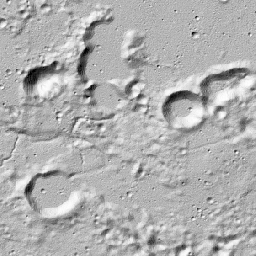
#> input picture tests/generated_loc_2_256x256.png, 256 x 256 px
$ python test.py
#> lines starting #> are read from the running program, lines starting #| are printed output that depends on the picture
#> in match_images, imA is the input picture: shape (256, 256, 3); min 0, max 254, mean 175.9
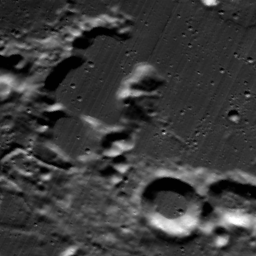
#> input picture tests/original_loc_2_256x256.png, 256 x 256 px
#> in match_images, imB is the input picture: shape (256, 256, 3); min 1, max 255, mean 58.9
### src/lunarreg/iterative_fbm.py
import cv2 as cv
import numpy as np

def colorTransfer(source, dest):
    # Transfers the tone of source to dest
    source_gray = cv.cvtColor(source, cv.COLOR_BGR2GRAY)
    dest_gray = cv.cvtColor(dest, cv.COLOR_BGR2GRAY)

    s_mean, s_std = cv.meanStdDev(source_gray, mask=cv.inRange(source_gray, 0, 254))
#> s_mean = [58.8]; s_std = [35.54]
    d_mean, d_std = cv.meanStdDev(dest_gray, mask=cv.inRange(dest_gray, 0, 254))
#> d_mean = [175.9]; d_std = [31.51]

    s_mean, s_std = np.hstack(s_mean)[0], np.hstack(s_std)[0]
#> s_mean = 58.8; s_std = 35.54
    d_mean, d_std = np.hstack(d_mean)[0], np.hstack(d_std)[0]
#> d_mean = 175.9; d_std = 31.51

    return cv.cvtColor(
            np.clip(((dest_gray-d_mean)*(s_std/d_std))+s_mean, 0, 255).astype(np.uint8),
            cv.COLOR_GRAY2BGR)

class IterativeFBM:
    def __init__(self, detector, matcher):
        # Defining FBM parameters
        self.detector = detector
        self.matcher = matcher
        self.maxIterations = 15
        self.reprojTolerance = 1.5
        self.redundancyTolerance = 3.

    def reprojTest(self, ptA, ptB, homography):
        # Tests the reprojection of ptA to ptB using homography
        # Returns True if the reprojection is within tolerance of ptB
        ptA = cv.perspectiveTransform(
                np.array([[ptA]], dtype=np.float64),
                homography
                )[0,0]
        ptB = np.array(ptB)

        dPt = ptA - ptB
        maxSqr = self.reprojTolerance*self.reprojTolerance
        distSqr = dPt[0]*dPt[0] + dPt[1]*dPt[1]

        return distSqr <= maxSqr

    def redundancyCheck(self, matches):
        # Checks if there are redundant matches based off of the match index on the ground truth
        # Returns the unique matches and retains the best match our of redundant matches
        uniqueMatches = []
        for i, matchA in enumerate(matches):
            isMin = True
            for j, matchB in enumerate(matches, start=i+1):
                if matchA.trainIdx == matchB.trainIdx and matchA.distance > matchB.distance:
                    isMin = False
                    break
            if isMin:
                uniqueMatches.append(matchA)
        return uniqueMatches

    def step(self, imA, imB, M, kpB, desB):
        imAprime = cv.warpPerspective(imA, M, imA.shape[:-1][::-1])
        kpAprime, desAprime = self.detector.detect(imAprime)
        matches = self.matcher.match(desAprime, desB)

        # Find homography
        ptsA, ptsB = [], []
        for match in matches:
            ptsA.append(kpAprime[match.queryIdx].pt)
            ptsB.append(kpB[match.trainIdx].pt)
        try:
            homography, mask = cv.findHomography(np.array(ptsA), np.array(ptsB), cv.RANSAC, 3.)
        except:
            try:
                homography, mask = cv.findHomography(np.array(ptsA), np.array(ptsB)) # Default to least-squares
            except Exception as e:
                assert len(ptsA) >= 4, 'Less than 4 matches found for homography!'
                raise e
        M = homography.dot(M)

        # Test points against reprojection
        matches = list(filter(lambda match:
            self.reprojTest(
                kpAprime[match.queryIdx].pt, kpB[match.trainIdx].pt, homography),
            matches))

        return (M, matches, kpAprime, desAprime)

    def match(self, imA, imB):
        # Color transfer
        imA = colorTransfer(imB, imA)

        # Match image heights
        height = min(imA.shape[0], imB.shape[0])
#> height = 256
        imA = cv.resize(imA, dsize=(round((height/imA.shape[0])*imA.shape[1]), height))
        imB = cv.resize(imB, dsize=(round((height/imB.shape[0])*imB.shape[1]), height))

        # Initialize data
        kpB, desB = self.detector.detect(imB)
#> in detect, `kp, des = self.sift.detectAndCompute(gray, None)`: kp = 487 keypoints; strongest (x, y, size): (235, 219, 12.7), (55, 107, 5.6), (122, 169, 6.1), (159, 222, 11)
#> kpB has the same summary as kp in detect

        chaoticHomography = np.identity(3)
        orderlyHomography = np.identity(3)
        orderlyKeypoints = []
        orderlyDescriptors = []
        orderlyMatches = []

        # Iteration
        i = 0
        while i <= self.maxIterations:
            i = i + 1

            # Chaotic step
            prevChaoticHomography = chaoticHomography.copy()
            try:
                (chaoticHomography, chaoticMatches,
                        kpAprime, desAprime) = self.step(imA, imB, chaoticHomography, kpB, desB)
            except Exception as e:
                if i == 1: raise e
                break

            # Redundancy check
            for match in chaoticMatches:
                orderlyMatches.append(cv.DMatch(
                    match.queryIdx + len(orderlyKeypoints), match.trainIdx, match.distance))
            orderlyMatches = self.redundancyCheck(orderlyMatches)

            # Append chaotic data
            for kp in kpAprime:
                # Invert keypoints to original image space
                kp.pt = tuple(
                        cv.perspectiveTransform(
                            np.array([[kp.pt]], dtype=np.float64),
                            np.linalg.inv(prevChaoticHomography)
                            )[0,0])
            chaoticKeypoints = list(kpAprime)
            chaoticDescriptors = list(desAprime)
            orderlyKeypoints = orderlyKeypoints + chaoticKeypoints
            orderlyDescriptors = orderlyDescriptors + orderlyKeypoints

            if len(orderlyMatches) > 0:
                # Find orderly homography
                ptsA, ptsB = [], []
                for match in orderlyMatches:
                    ptsA.append(orderlyKeypoints[match.queryIdx].pt)
                    ptsB.append(kpB[match.trainIdx].pt)
                try:
                    # Attempt to use RANSAC
                    orderlyHomography, mask = cv.findHomography(np.array(ptsA), np.array(ptsB), cv.RANSAC, 3.)
                except:
                    try:
                        # Default to least-squares if there aren't enough points
                        orderlyHomography, mask = cv.findHomography(np.array(ptsA), np.array(ptsB))
                    except Exception as e:
                        if i > 1: break
                        assert len(ptsA) >= 4, 'Less than 4 matches found for homography!'
                        raise e

                # Orderly step
                prevOrderlyHomography = orderlyHomography.copy()
                try:
                    (orderlyHomography, newOrderlyMatches,
                            kpAprime, desAprime) = self.step(imA, imB, orderlyHomography, kpB, desB)
                except Exception as e:
                    if i == 1: raise e
                    break

                # Redundancy check
                for match in newOrderlyMatches:
                    orderlyMatches.append(cv.DMatch(
                        match.queryIdx + len(orderlyKeypoints), match.trainIdx, match.distance))
                orderlyMatches = self.redundancyCheck(orderlyMatches)

                # Append orderly data
                for kp in kpAprime:
                    # Invert keypoints to original image space
                    kp.pt = tuple(
                            cv.perspectiveTransform(
                                np.array([[kp.pt]], dtype=np.float64),
                                np.linalg.inv(orderlyHomography)
                                )[0,0])
                orderlyKeypoints = orderlyKeypoints + list(kpAprime)
                orderlyDescriptors = orderlyDescriptors + list(desAprime)
#> this loop made 3 passes
#> (chaoticMatches, newOrderlyMatches) on passes 1 to 3: (42 matches, 52 matches), (46 matches, 51 matches), (59 matches, 49 matches)
#| Chaotic Homography:
#|  [[ 1.45368951e+00 -6.16211259e-01 -2.33553642e+01]
#|  [ 6.99072325e-01  1.35020076e+00 -6.57853391e+01]
#|  [ 6.42458568e-05  4.65661383e-05  1.00067547e+00]]
#| Orderly Homography:
#|  [[ 1.41932771e+00 -5.99921251e-01 -2.27102369e+01]
#|  [ 6.56995110e-01  1.34175673e+00 -6.27481994e+01]
#|  [-1.41321772e-04  1.07158769e-04  1.00166268e+00]]

        assert len(orderlyMatches) > 0, 'No matches found during iterative FBM!'

        return (chaoticHomography, orderlyHomography,
                chaoticKeypoints, orderlyKeypoints,
                chaoticDescriptors, orderlyDescriptors,
                kpB, desB,
                chaoticMatches, orderlyMatches,
                imA, imB, i)

### src/lunarreg/detectors.py
import cv2 as cv

class SIFTDetector:
    def __init__(self):
        # Defining SIFT parameters
        nFeatures = 0
        nOctaveLayers = 4
        contrastThreshold = 0.04
        edgeThreshold = 10
        sigma = 1.6

        # Initializing SIFT detector
        self.sift = cv.SIFT_create(nFeatures, nOctaveLayers, contrastThreshold, edgeThreshold, sigma)

    def detect(self, im):
        # Convert input image to gray scale
        gray = cv.cvtColor(im, cv.COLOR_BGR2GRAY)

        # Detect keypoints and compute descriptors
        kp, des = self.sift.detectAndCompute(gray, None)

        return kp, des

### src/lunarreg/matchers.py
import cv2 as cv
import numpy as np

def ratioTest(knnMatches, ratio):
    # Lowe's ratio test to discard insufficiently strong matches
    return list(filter(lambda match: match[0].distance <= match[1].distance*ratio, knnMatches))

def symmetryTest(knnMatchesA, knnMatchesB):
    # Discard matches that are not symmetric
    matches = []
    for matchA in knnMatchesA:
        for matchB in knnMatchesB:
            if matchA[0].queryIdx == matchB[0].trainIdx and matchA[0].trainIdx == matchB[0].queryIdx:
                matches.append(cv.DMatch(matchA[0].queryIdx, matchA[0].trainIdx, matchA[0].distance))
    return matches

class BFMatcher:
    def __init__(self):
        normType = cv.NORM_L2
        crossCheck = False
        self.bf = cv.BFMatcher(normType, crossCheck=crossCheck)
        self.ratio = 0.65

    def match(self, desA, desB):
        # Ratio test using 2 nearest neighbors
        knnMatchesA = ratioTest(self.bf.knnMatch(desA, desB, 2), self.ratio)
        knnMatchesB = ratioTest(self.bf.knnMatch(desB, desA, 2), self.ratio)

        # Symmetry test
        matches = symmetryTest(knnMatchesA, knnMatchesB)

        return matches

### tests/test.py
import sys
sys.path.append('../src')

from os import listdir

import numpy as np
import cv2 as cv
import matplotlib.pyplot as plt
from matplotlib.patches import ConnectionPatch

from lunarreg import IterativeFBM
from lunarreg.detectors import SIFTDetector
from lunarreg.matchers import BFMatcher

# Load detectors and matchers
detector = SIFTDetector()
matcher = BFMatcher()
matcher.ratio = 0.65

# Load iterative FBM
fbm = IterativeFBM(detector, matcher)

def show_plot(
        imA, imB,
        chaoticKeypoints, orderlyKeypoints, kpB,
        chaoticMatches, orderlyMatches,
        chaoticHomography, orderlyHomography):
    fig = plt.figure()

    axOA = fig.add_subplot(321)
    axOA.axis('off')
    axOB = fig.add_subplot(322)
    axOB.axis('off')
    axA = fig.add_subplot(323)
    axA.axis('off')
    axB = fig.add_subplot(324)
    axB.axis('off')
    axC = fig.add_subplot(325)
    axC.axis('off')
    axD = fig.add_subplot(326)
    axD.axis('off')

    imAprimeC = cv.warpPerspective(imA, chaoticHomography, imA.shape[:-1][::-1])
    imAprimeO = cv.warpPerspective(imA, orderlyHomography, imA.shape[:-1][::-1])

    axOA.imshow(imA)
    axOB.imshow(imB)
    axA.imshow(imAprimeC)
    axB.imshow(imB)
    axC.imshow(imAprimeO)
    axD.imshow(imB)

    for match in chaoticMatches:
        ptA = tuple(
                cv.perspectiveTransform(
                    np.array([[chaoticKeypoints[match.queryIdx].pt]], dtype=np.float64),
                    chaoticHomography
                    )[0,0])
        con = ConnectionPatch(
                xyA=ptA, xyB=kpB[match.trainIdx].pt,
                coordsA='data', coordsB='data',
                axesA=axA, axesB=axB, color='red')
        axB.add_artist(con)
#> this loop made 59 passes
    for match in orderlyMatches:
        ptA = tuple(
                cv.perspectiveTransform(
                    np.array([[orderlyKeypoints[match.queryIdx].pt]], dtype=np.float64),
                    orderlyHomography
                    )[0,0])
        con = ConnectionPatch(
                xyA=ptA, xyB=kpB[match.trainIdx].pt,
                coordsA='data', coordsB='data',
                axesA=axC, axesB=axD, color='red')
        axD.add_artist(con)
#> this loop made 88 passes

    plt.show()
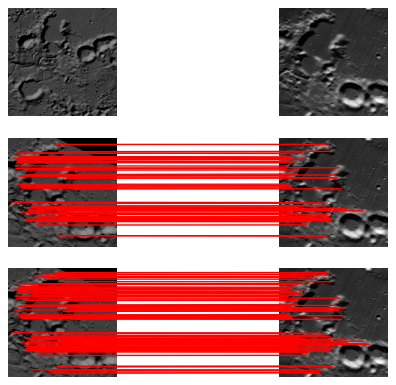
#> figure drawn by matplotlib, 6 panels

def match_images(imA, imB):
    print(f'{imA} / {imB}')

    imA = cv.imread(imA)
    imB = cv.imread(imB)

    (chaoticHomography, orderlyHomography,
            chaoticKeypoints, orderlyKeypoints,
            chaoticDescriptors, orderlyDescriptors,
            kpB, desB,
            chaoticMatches, orderlyMatches,
            imA, imB, i) = fbm.match(imA, imB)

    print('Chaotic Homography:\n', chaoticHomography)
    print('Orderly Homography:\n', orderlyHomography)
    print('Orderly Matches: \t', len(orderlyMatches))

    show_plot(
            imA, imB,
            chaoticKeypoints, orderlyKeypoints, kpB,
            chaoticMatches, orderlyMatches,
            chaoticHomography, orderlyHomography)

fbm.maxIterations = 2
match_images('generated_loc_2_256x256.png', 'original_loc_2_256x256.png')
match_images('original_loc_2_256x256.png', 'generated_loc_2_256x256.png')
#> in colorTransfer (call 2), `s_mean, s_std = cv.meanStdDev(source_gray, mask=cv.inRange(source_gray..`: s_mean = [175.9]; s_std = [31.51]
#> in colorTransfer (call 2), `d_mean, d_std = cv.meanStdDev(dest_gray, mask=cv.inRange(dest_gray, 0,..`: d_mean = [58.8]; d_std = [35.54]
#> in colorTransfer (call 2), `s_mean, s_std = np.hstack(s_mean)[0], np.hstack(s_std)[0]`: s_mean = 175.9; s_std = 31.51
#> in colorTransfer (call 2), `d_mean, d_std = np.hstack(d_mean)[0], np.hstack(d_std)[0]`: d_mean = 58.8; d_std = 35.54
#> in colorTransfer (call 2), `return cv.cvtColor( np.clip(((dest_gray-d_mean)*(s_std/d_std))+s_mean,..`:
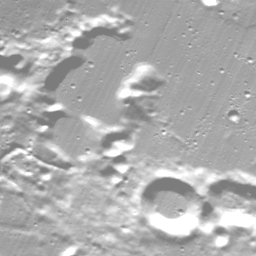
#> returned value: shape (256, 256, 3); min 124, max 255, mean 174.5
#> in detect (call 8), `kp, des = self.sift.detectAndCompute(gray, None)`: kp = 825 keypoints; strongest (x, y, size): (193, 33, 2), (33, 77, 11.2), (29, 188, 6.2), (92, 87, 4.2)
#> in match (call 2), `kpB, desB = self.detector.detect(imB)`: kpB has the same summary as kp in detect
#> the loop in match (call 2), `while i <= self.maxIterations:` made 3 passes
#> chaoticMatches on pass 1: 36 matches
#> chaoticMatches on pass 2: 22 matches
#> pass 1, in step (call 8), `imAprime = cv.warpPerspective(imA, M, imA.shape[:-1][::-1])`:
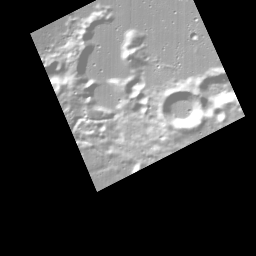
#> imAprime: shape (256, 256, 3); min 0, max 255, mean 70.2
#| Chaotic Homography:
#|  [[ 5.72753374e-01  2.48841921e-01  3.01686370e+01]
#|  [-2.86586264e-01  5.99644699e-01  3.33025567e+01]
#|  [ 2.47671111e-05 -1.22237199e-04  1.00300678e+00]]
#| Orderly Homography:
#|  [[ 5.73676672e-01  2.50835173e-01  2.97623393e+01]
#|  [-2.85471288e-01  6.01940587e-01  3.27542488e+01]
#|  [ 4.14737579e-05 -8.70836222e-05  9.95357580e-01]]
#| Orderly Matches: 	 44
#> the loop in show_plot (call 2), `for match in chaoticMatches:` made 22 passes
#> the loop in show_plot (call 2), `for match in orderlyMatches:` made 44 passes
match_images('generated_loc_7_256x512.png', 'original_loc_7_256x512.png')
#> call 3 of match_images, with imA = 'generated_loc_7_256x512.png', imB = 'original_loc_7_256x512.png'
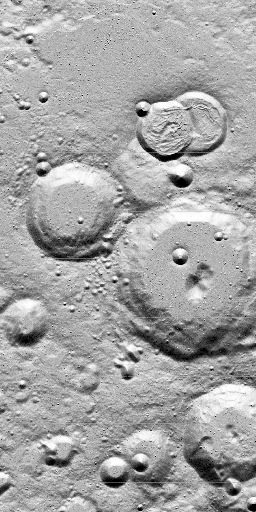
#> input picture tests/generated_loc_7_256x512.png, 256 x 512 px
#> in match_images, imA is the input picture: shape (512, 256, 3); min 0, max 254, mean 164.3
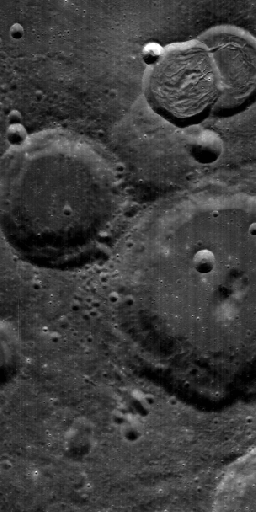
#> input picture tests/original_loc_7_256x512.png, 256 x 512 px
#> in match_images, imB is the input picture: shape (512, 256, 3); min 1, max 255, mean 60.7
#| Chaotic Homography:
#|  [[ 1.33619601e+00  3.61921975e-04 -4.36916803e+01]
#|  [-5.06328404e-02  1.36306497e+00 -8.99100514e+01]
#|  [-1.47788962e-04 -9.54481716e-05  1.00559279e+00]]
#| Orderly Homography:
#|  [[ 1.37229843e+00  6.59671276e-03 -4.69482353e+01]
#|  [-3.56418701e-02  1.40615750e+00 -9.67077552e+01]
#|  [-3.87269124e-05 -1.37102416e-05  9.94692928e-01]]
#| Orderly Matches: 	 42
#> the loop in show_plot (call 3), `for match in chaoticMatches:` made 25 passes
#> the loop in show_plot (call 3), `for match in orderlyMatches:` made 42 passes
#> in show_plot (call 3), `plt.show()`:
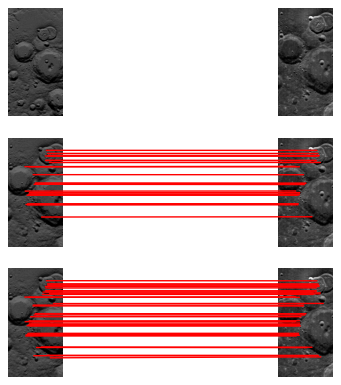
#> figure drawn by matplotlib, 6 panels
